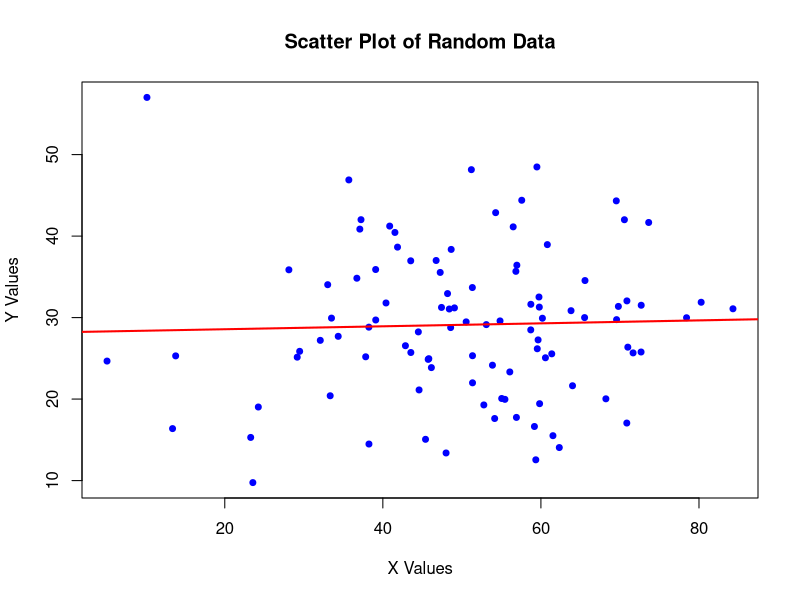

Reproduce this figure in R.
# R script to create a scatter plot and save with a random filename

# Generate random data
set.seed(42)  # For reproducible results
x <- rnorm(100, mean = 50, sd = 15)
y <- rnorm(100, mean = 30, sd = 10)

# Create a random filename
random_name <- paste0("scatter_plot_", sample(1000:9999, 1), ".png")

# Create the scatter plot
png(random_name, width = 800, height = 600)
plot(x, y, 
     main = "Scatter Plot of Random Data", 
     xlab = "X Values", 
     ylab = "Y Values",
     pch = 19,  # solid circles
     col = "blue",
     cex = 0.8)  # size of points

# Add a trend line
abline(lm(y ~ x), col = "red", lwd = 2)

# Close the graphics device to save the file
dev.off()

cat("Scatter plot saved as:", random_name, "\n")
